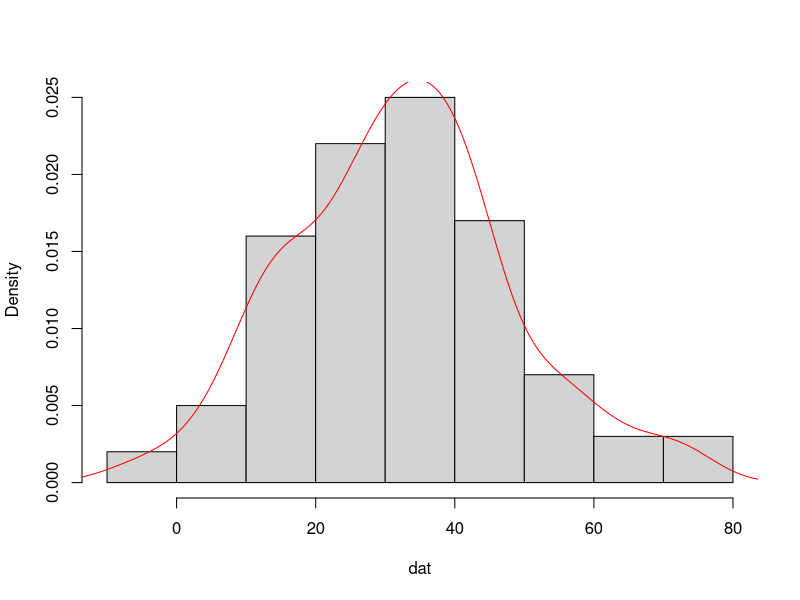
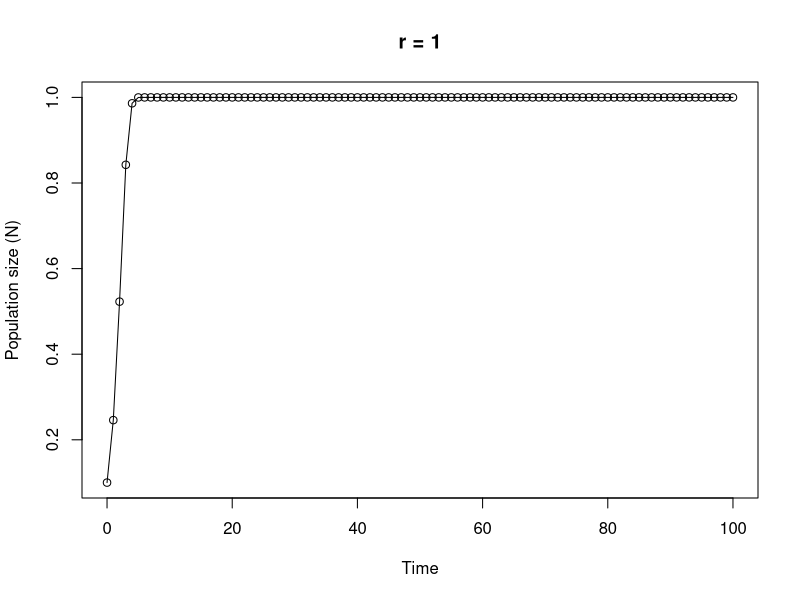

Recreate these plots in R, in order.
## ----Q1, results = 'asis'----------------------------------------------------------------------------------------------------------------------------------------------

# area of a circle
# the equation to calculate the area of a circle is pi * radius^2

circle.area <- function(d){ 
	pi * (d/2)^2
}

# to use your new function

circle.area(10)
# [1] 78.53982

# to test on a vector of diameters
# first create a vector with diameters ranging from 0 to 50 in steps of 10

cir.diam <- seq(from = 0, to = 50, by = 10)

# test your function

circle.area(cir.diam)
# [1]    0.00000   78.53982  314.15927  706.85835 1256.63706 1963.49541


## ----Q2, tidy = TRUE---------------------------------------------------------------------------------------------------------------------------------------------------

far.cent <- function(a){
	val <- (a-32)*5/9
	print(paste("Fahrenheit: ", round(a, digits = 3), "oF",sep = " "), quote = FALSE)# round 3dp
	print(paste("Centigrade: ", round(val, digits = 3), "oC", sep = " "), quote = FALSE)# round 3dp
}

# alternative Fahrenheit to centigrade using cat function

far.cent2 <- function(a){
	val <- (a - 32) * 5/9	#calculation
	cat("Fahrenheit: ", round(a, digits = 3), "oF", "\n")   # use cat function
	cat("Centigrade: ", round(val, digits = 3), "oC", "\n")   
}


## ----Q3----------------------------------------------------------------------------------------------------------------------------------------------------------------

# Create a vector of normally distributed data
# length 100, mean 35 and standard deviation of 29

vals <- rnorm(100, 35, 15)	# create some norm dist data mean 35, sd = 15

summary.fun <- function(dat){
	mymean <- round(mean(dat), digits = 4)      	# calc mean
	mymedian <- round(median(dat), digits = 4)    # calc median
	mymin <- round(min(dat), digits = 4)          # calc min
	mymax <- round(max(dat), digits = 4)          # calc max
	print(paste("mean:", mymean, sep = " "), quote = FALSE)     # print mean
	print(paste("median:", mymedian, sep = " "), quote = FALSE)     # print median
	print(paste("range:", "from:", mymin, "to", mymax, sep = " "), quote = FALSE) 
	dens <- density(dat)                          # estimate density curve
	hist(dat, main = "",type = "l",freq = FALSE)  # plot histogram
	lines(dens, lty = 1, col = "red")             # plot density curve
}

# use the function
summary.fun(vals)


## ----Q4----------------------------------------------------------------------------------------------------------------------------------------------------------------

# calculate a median

ourmedian <- function(x){
	n <- length(x)
	if (n %% 2 == 1)      # odd numbers
	  sort(x)[(n + 1)/2]  # find the middle number by adding 1 to length and div 2
	else {                # even numbers
	  middletwo <- sort(x)[(n/2) + 0:1]   #find the two middle numbers
	  mean(middletwo)
	  }
}

# use the function
mydat <- sample(1:50, size = 10, replace = TRUE )

# our function
ourmedian(mydat)

# R median function
median(mydat)


## ----Q5, tidy = TRUE---------------------------------------------------------------------------------------------------------------------------------------------------

# function to simulate Ricker model

Ricker.model <- function(nzero, r, time, K=1){     # sets initial parameters
  N <- numeric(time + 1)    # creates a real vector of length time+1 to store values of Nt+1
  N[1] <- nzero             # sets initial population size in first element of N
  for (i in 1:time) {				# loops over time
      N[i+1] <- N[i]*exp(r*(1 - N[i]/K))    
  }
  Time <- 0:time   					 # creates vector for x axis
  plot(Time, N, type = "o", xlim = c(0, time), xlab = "Time", ylab = "Population size (N)", main = paste("r =", r, sep=" "))   # plots     output
}

# To run
# play around with the different parameters, especially r
Ricker.model(nzero=0.1,r=1,time=100)
